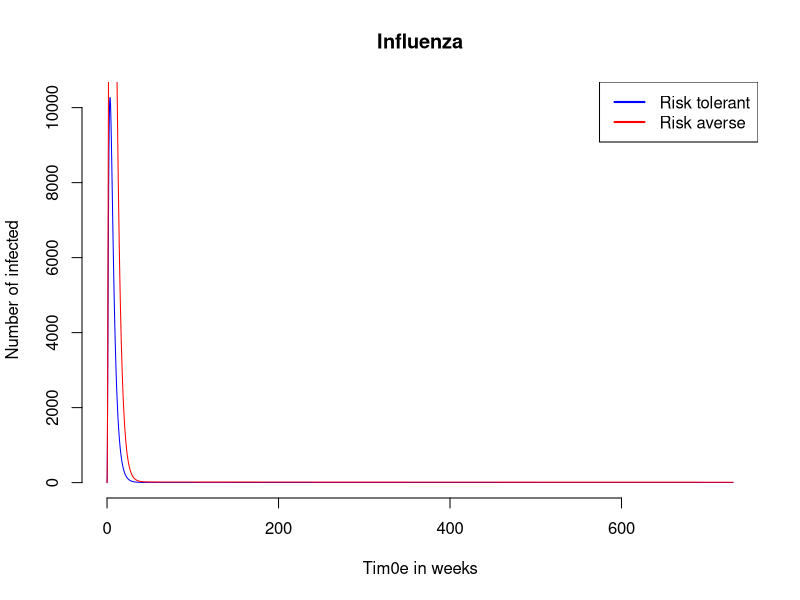

Reproduce this figure in R.
library(deSolve)# Load libary to be used for numerical integration

seirv_params <- list(
  a = 0.5,
  beta_AA = 0.1,
  beta_AT = 0.1,
  beta_TA = 0.51,
  beta_TT = 0.51,
  N_A = 100000,
  N_T = 100000,
  gamma = 1/4,#incubation rate 
  tau = 1/365,#loss immunity rate
  delta = 1/10,#recovery rate
  nu = 1/(0.4*365),#vaccination rate
  b = 1/(70*365),#birth rate
  epsilon = 0.1
)

#Initial state
flu_zero <- c(S_A = seirv_params$N_A - 1, E_A = 0, I_A = 1, R_A = 0, V_A = 0,
              S_T = seirv_params$N_T - 1, E_T = 0, I_T = 1, R_T = 0, V_T = 0)


fn.control <- function(t, cMax, cRate, cHalf){
  min(1,1-cMax/(1+exp(-cRate*(t-cHalf))))
}

seirv <- function(t, y, parms){
  with(c(as.list(y), parms), {
    mu = b#background death rate
    # lambda_AA <- beta_AA * exp(-a*I_A/N_A); lambda_TA <- beta_TA * exp(-a*I_T/N_T); 
    # lambda_TT <- beta_TT * exp(-a*I_T/N_T); lambda_AT <- beta_AT * exp(-a*I_T/N_T);
    lambda_AA <- beta_AA; lambda_TA <- beta_TA; 
    lambda_TT <- beta_TT; lambda_AT <- beta_AT;
    #
    # FOI_AA <- lambda_AA * fn.control(t,1.0, 0.2,0.5) * (I_A+I_T)/(N_A+N_T); FOI_TA <- lambda_TA * fn.control(t,1.0, 0.2,0.5) * (I_A+I_T)/(N_A+N_T); 
    # FOI_TT <- lambda_TT * fn.control(t,1.0, 0.2,0.5) * (I_A+I_T)/(N_A+N_T); FOI_AT <- lambda_AT * fn.control(t,1.0, 0.2,0.5) * (I_A+I_T)/(N_A+N_T);
    #risk averse
    dS_Adt <- (b*N_A + tau * V_A) - (mu + nu + lambda_AA + lambda_TA)*S_A
    dE_Adt <- (lambda_AA + lambda_TA) * S_A - (gamma + mu) * E_A
    # dS_Adt <- (b*N_A + tau * V_A) - (mu + nu + FOI_AA + FOI_TA)*S_A
    # dE_Adt <- (FOI_AA + FOI_TA) * S_A - (gamma + mu) * E_A
    dI_Adt <- gamma * E_A - (delta + beta_AA + beta_AT + epsilon + mu) * I_A
    dR_Adt <- delta * I_A - mu * R_A
    dV_Adt <- nu * S_A - (tau + mu) * V_A
    #risk tolerant
    dS_Tdt <- (b*N_T + tau * V_T) - (mu + nu + lambda_TT + lambda_AT)*S_T
    dE_Tdt <- (lambda_TT + lambda_AT) * S_T - (gamma + mu) * E_T
    # dS_Tdt <- (b*N_T + tau * V_T) - (mu + nu + FOI_TT + FOI_AT)*S_T
    # dE_Tdt <- (FOI_TT + FOI_AT) * S_T - (gamma + mu) * E_T
    dI_Tdt <- gamma * E_T - (delta + beta_TT + beta_TA + epsilon + mu) * I_T
    dR_Tdt <- delta * I_T - mu * R_T
    dV_Tdt <- nu * S_T - (tau + mu) * V_T
    return(list(c(dS_Adt, dE_Adt, dI_Adt, dR_Adt, dV_Adt, dS_Tdt, dE_Tdt, dI_Tdt, dR_Tdt, dV_Tdt)))
  })
}

seirv(0.1, flu_zero, seirv_params)

#Set the time
num_years <- 2
time.out <- seq(0, num_years*365, by=0.1)

parameters <- c(b = 0.01, nu = 0.02, tau = 0.03, gamma = 0.1, delta = 0.1, epsilon = 0.01,
                beta_AA = 0.5, beta_TA = 0.3, beta_TT = 0.4, beta_AT = 0.2, a = 0.05,
                N_A = 2000, N_T = 2000)

ts_seirv <- data.frame(lsoda(
  y = flu_zero,               # Initial conditions for population
  times = time.out,             # Timepoints for evaluation
  func = seirv,                   # Function to evaluate
  parms = seirv_params          # Vector of parameters
))

head(ts_seirv)

# max_y <- max(c(max(ts_seirv$I_T), max(ts_seirv$I_A)))


plot(ts_seirv$time,               # Time on the x axis
     ts_seirv$I_T,                  # Number infected (I) on the y axis
     xlab = "Tim0e in weeks",     # Label the x axis
     ylab = "Number of infected",  # Label the y axis
     main = "Influenza",    # Plot title
     xlim = c(0, num_years*365),           #
     # ylim = c(0, max_y * 1.1),
     col="blue",
     type = "l",                # Use a line plot
     bty = "n")                 # Remove the box around the plot


lines(ts_seirv$time, ts_seirv$I_A, col="red")

legend("topright", legend = c("Risk tolerant", "Risk averse"), col = c("blue", "red"), lwd = 2)
